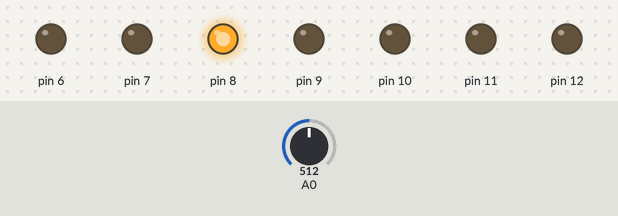
Bench run of a sketch on a simulated Arduino Uno, built with avr-gcc and run on an emulated ATmega328P. Parts: output pins drawn as LEDs (lit = HIGH). Dashed ring = blinking. The test bench sets the inputs (shaded band); at power-on: A0 = 512.

Above: at 1.3 s.
1.4 s: A0 set to 0
At 2.1 s:
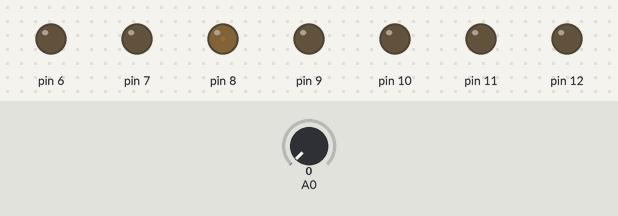
3.0 s: A0 set to 122
At 3.18 s:
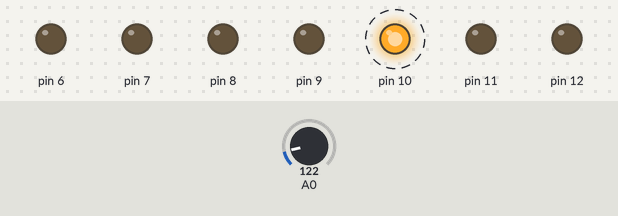
6.0 s: A0 set to 511
9.0 s: A0 set to 306
At 9.57 s:
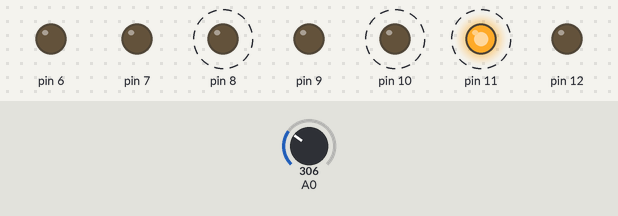
Timing chart, 0 to 13.0 s (numbered marks = the images above; inputs shaded):
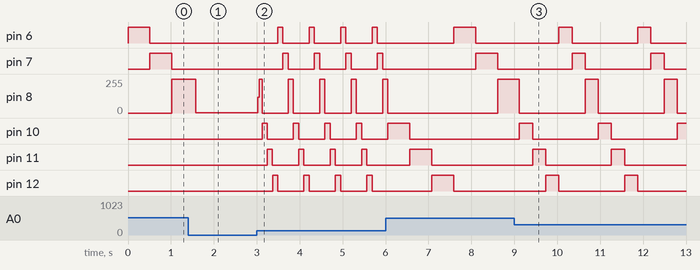

Measured:
- after the input at 1.4 s, pin 8: 255/255 → 2/255 after 0.18 s; pin 10: stays LOW (without the input it goes to HIGH after 0.14 s); pin 11: stays LOW (without the input it goes to HIGH after 0.65 s); pin 12: stays LOW (without the input it goes to HIGH after 1.2 s)
- after the input at 3.0 s, pin 6: alternates HIGH for 0.12 s and LOW for 0.61 s, starting after 0.49 s; pin 7: alternates HIGH for 0.12 s and LOW for 0.61 s, starting after 0.61 s
- after the input at 9.0 s, pin 10: alternates HIGH for 0.31 s and LOW for 1.5 s, starting after 0.43 s

The sketch:

semnocao16set.ino
```cpp
/*
- Determinar pinos ligados aos segmentos de led
- Aprender a ler o petenciometro
 */

// Pin 13 has an LED connected on most Arduino boards.
// give it a name:
int led;

// the setup routine runs once when you press reset:
void setup() {
  // initialize the digital pin as an output.
  for (led = 6; led < 13 ; led++)
    pinMode(led, OUTPUT);
}

// the loop routine runs over and over again forever:
void loop() {
  int leitura = analogRead(A0);
  if (led >= 13) led=6;
  if (led != 9)
    {
      digitalWrite(led, HIGH);   // turn the LED on (HIGH is the voltage level)
      delay(leitura);               // wait for a second
      digitalWrite(led, LOW);    // turn the LED off by making the voltage LOW               // wait for a second
    }
  led++;
}
```
